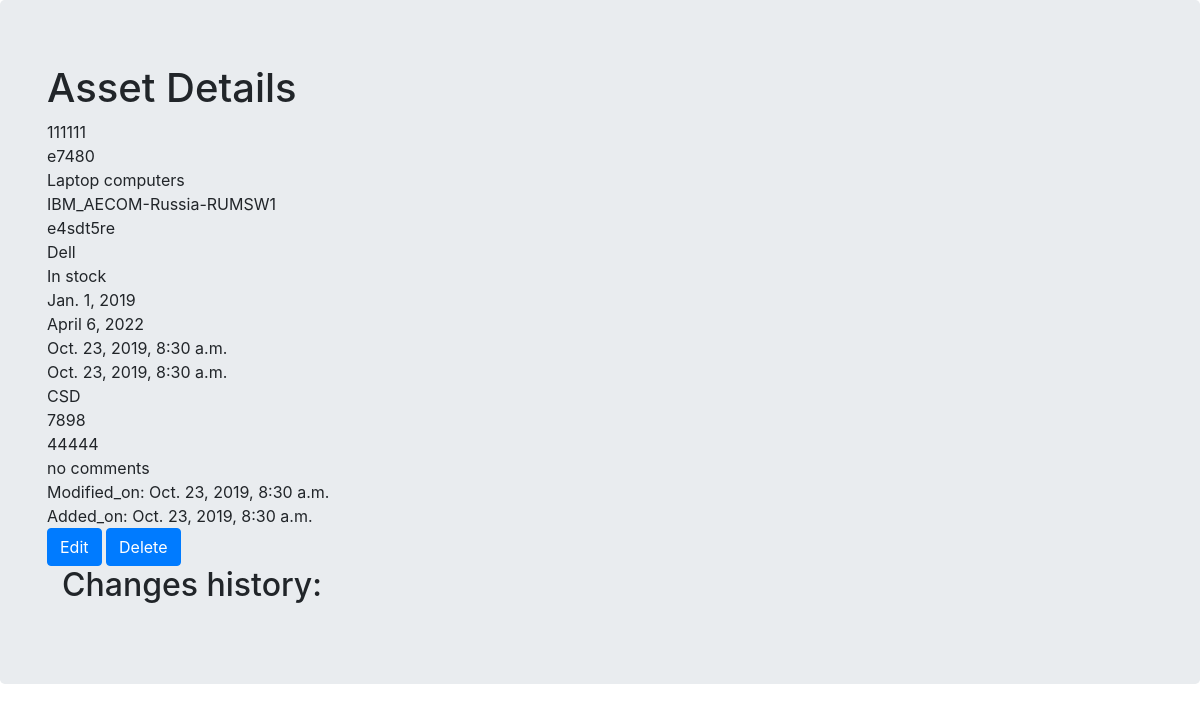
Before: /assets/1 (signed in) with the older database file.
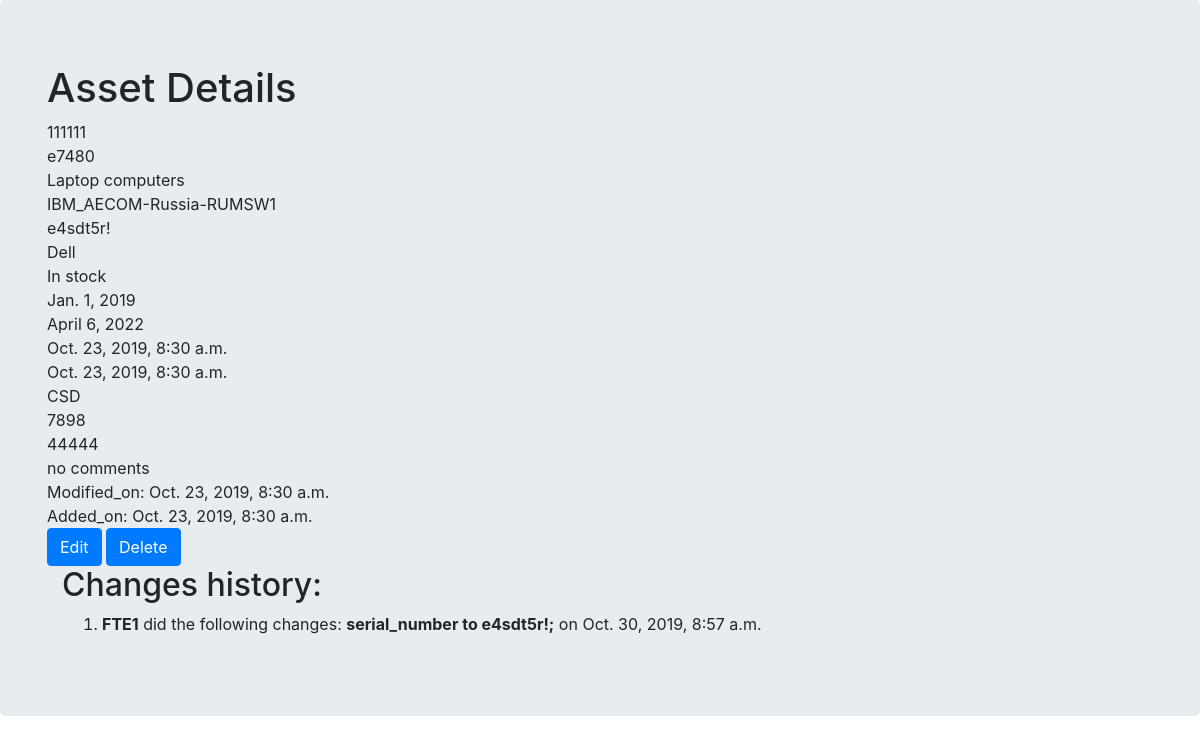
After: the same page with the newer database file.
### assets_app/models.py (models this page shows, shortened)
class Asset(models.Model):
    inventory_number = models.CharField(max_length=50, unique=True)
    model_name = models.CharField(max_length=50, unique=False, blank=False)
    category = TreeForeignKey('Category', on_delete=models.SET('UNCATEGORISED'), blank=False)
    location = models.ForeignKey('Location', on_delete=models.SET('NOT SET'), blank=False, null=True)
    serial_number = models.CharField(max_length=50, blank=False, null=True)
    vendor = models.ForeignKey(Vendor, on_delete=models.SET('NOT SET'), blank=False, null=True)
    state = models.ForeignKey(State, on_delete=models.SET('NOT SET'), blank=False, null=True)
    aquisition_date = models.DateField(null=True)
    warranty_expiry_date = models.DateField(blank=True, null=True)
    added_on = models.DateTimeField(editable=False, default=timezone.now)
    modified_on = models.DateTimeField(editable=False, default=timezone.now)
    legal_entity = models.CharField(max_length=100, blank=True)
    invoice_number = models.CharField(max_length=50, blank=True)
    host_name = models.CharField(max_length=100, blank=True)
    comments = models.TextField(blank=True)
    class Meta:
        verbose_name = 'Asset'
        verbose_name_plural = 'Assets'

class Category(MPTTModel):
    name = models.CharField(max_length=50, unique=True)
    parent = TreeForeignKey('self', on_delete=models.CASCADE, null=True, blank=True, related_name='children')
    selectable_choices = (('Yes','Yes'),('No','No'))
    selectable = models.CharField(max_length=3, choices=selectable_choices, default='No')
    class Meta:
        verbose_name = 'Category'
        verbose_name_plural = 'Categories'
    class MPTTMeta:
        level_attr = 'mptt_level'
        order_insertion_by=['name']
    def __str__(self):
        return self.name

class Location(models.Model):
    name = models.CharField(max_length=50)
    class Meta:
        verbose_name = 'Location'
        verbose_name_plural = 'Locations'
    def __str__(self):
        return self.name

class Vendor(models.Model):
    name = models.CharField(max_length=50, unique=True)
    class Meta:
        verbose_name = 'Vendor'
        verbose_name_plural = 'Vendors'
    def __str__(self):
        return self.name

class State(models.Model):
    name = models.CharField(max_length=20, unique=True)
    class Meta:
        verbose_name = 'State'
        verbose_name_plural = 'State'
    def __str__(self):
        return self.name

class Change(models.Model):
    asset = models.ForeignKey(Asset, on_delete=models.CASCADE, editable=False, related_name='assets')
    changed_on = models.DateTimeField(editable=False, default=timezone.now)
    change_details = models.TextField(editable=False)
    author = models.ForeignKey('auth.User', on_delete=models.SET('USER DELETED'), editable=False, null=True)
    class Meta:
        verbose_name = 'Change'
        verbose_name_plural = 'Changes'

### assets_app/views.py (the view)
# urls.py: url(r'^assets/(?P<pk>\d+)$', views.AssetDetailView.as_view(), name='asset_detail'),
class AssetDetailView(LoginRequiredMixin,SameLocationOnlyMixin, DetailView):
    model = Asset
    def get_context_data(self, **kwargs):
            context = super(AssetDetailView, self).get_context_data(**kwargs)
            pk = self.kwargs.get('pk', 0)
            context['change'] = Change.objects.filter(asset=pk)
            return context

### assets_app/views.py (called while the page is built)
    def has_permissions(self,**kwargs):
        user_locations = Employee.objects.filter(user=self.request.user.id).values_list('permitted_locations',flat=True)
        asset_locations = Asset.objects.get(pk=self.kwargs.get('pk',0)).location.id
        return asset_locations in user_locations

    def dispatch(self, request, *args, **kwargs):
        if not self.has_permissions():
            return render(request, 'assets_app/no_access.html', context=None)
        return super(SameLocationOnlyMixin, self).dispatch(request, *args, **kwargs)

### templates/assets_app/asset_detail.html (shortened to what this page needs)
<!DOCTYPE html>
<html>
    <head>
        <link rel="stylesheet" href="https://stackpath.bootstrapcdn.com/bootstrap/4.3.1/css/bootstrap.min.css">
    </head>
    <body>
       <div class='jumbotron'>
        <div class='container'>
            <h1>Asset Details</h1>
            {{ asset.inventory_number }}<br>
            {{ asset.model_name }}<br>
            {{ asset.category }}<br>
            {{ asset.location }}<br>
            {{ asset.serial_number}}<br>
            {{ asset.vendor}}<br>
            {{ asset.state }}<br>
            {{ asset.aquisition_date }}<br>
            {{ asset.warranty_expiry_date }}<br>
            {{ asset.added_on }}<br>
            {{ asset.modified_on}}<br>
            {{ asset.legal_entity }}<br>
            {{ asset.invoice_number }}<br>
            {{ asset.host_name  }}<br>
            {{ asset.comments  }}<br>
            Modified_on: {{ asset.modified_on  }}<br>
            Added_on: {{ asset.added_on  }}<br>
            <a class='btn btn-primary' href='{% url "asset_edit" pk=asset.pk %}'>
                <span class='glyphicon glyphicon-plus'>Edit</span>
            </a>
            <a class='btn btn-primary' href='{% url "asset_delete" pk=asset.pk %}'>
                <span class='glyphicon glyphicon-plus'>Delete</span>
            </a>
            <div class='container'>
                <h2>Changes history:</h2>
                    <ol>
                        {% for obj in change reversed %}
                            <li>
                                <b>{{obj.author}}</b> did the following changes: <b>{{obj.change_details}}</b> on {{obj.changed_on}}
                            </li>
                        {% endfor %}
                    </ol>
            </div>
        </div>
     </div>
    </body>
</html>

Changed rows visible on the page:
changed Asset "CSD": serial_number "e4sdt5re" → "e4sdt5r!"
added Change: author "FTE1", change_details "serial_number to e4sdt5r!;", changed_on "Oct. 30, 2019, 8:57 a.m."
